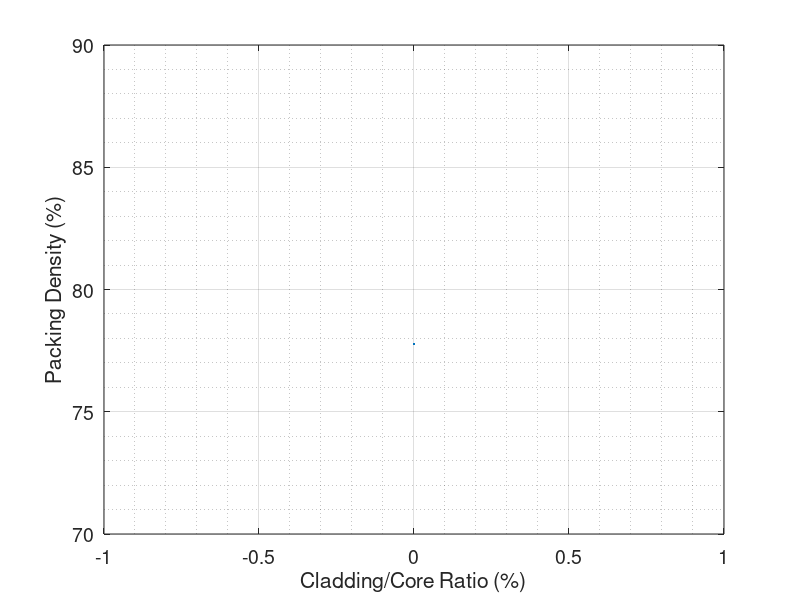

Here is the MATLAB script that generated this plot:
clear all
%%
N=3;
New_NA=0.22;
Min_New_Core=2;
Core_Cladding_Ratio=0;
Pixelation=0:0.1:2;
for p=1:length(Core_Cladding_Ratio)
Number_of_Core=sum(N:-1:((N-1)/2+1))*2-N;
Original_Core=106;
Original_Area=pi*(Original_Core/2)^2;
Original_NA=0.22;
Original_SR=2*pi*(1-cos(asin(Original_NA)));
New_Core=max(Original_Core/N,Min_New_Core);
Pixelation=New_Core*Core_Cladding_Ratio(p);
New_Area=pi*(New_Core/2)^2;
New_SR=2*pi*(1-cos(asin(Original_NA)));
Packing_Density(p)=New_Area*Number_of_Core/(pi*((New_Core*N+Pixelation*(N-1))/2)^2);

Resulting_Dia=Number_of_Core*New_Core;

Radiance_Gain=Packing_Density*(Original_Core*asin(Original_NA))/(New_Core*asin(New_NA));
Radiance_Gain_Expected=Radiance_Gain*0.7;
end

plot(Core_Cladding_Ratio*100,Packing_Density*100,'LineWidth',2);

grid on
grid minor
xlabel('Cladding/Core Ratio (%)')
ylabel('Packing Density (%)')
set(gca,'fontsize',14)